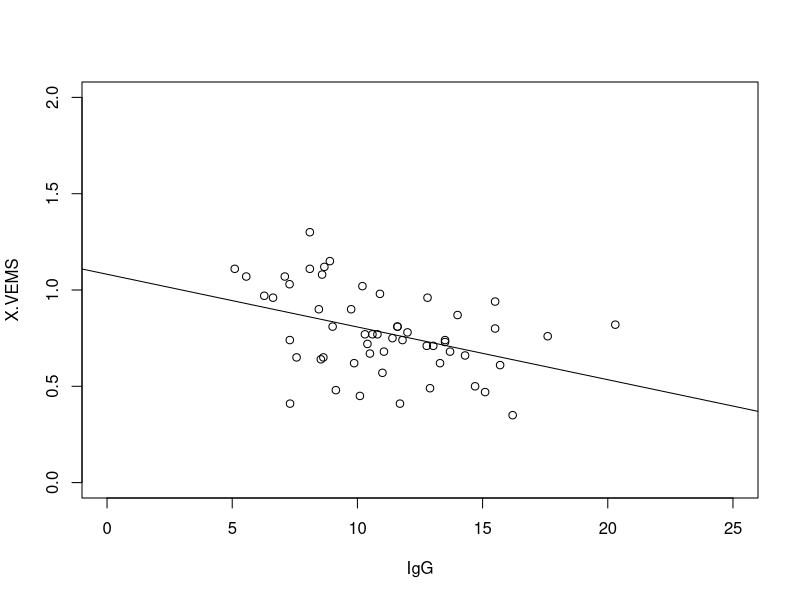

Recreate this plot in R. (Note: this script raises an error after producing the figure.)
setwd("C:/Users/billiel/Desktop/Cs methodo")
DT<-read.csv(file = "IgG_VEMSPct.csv",header = TRUE, sep = ";")
attach(DT)
modellin<-lm(DT$X.VEMS~DT$IgG)
modellin
plot(X.VEMS~IgG, xlim=c(0,25), ylim=c(0,2))
abline(modellin)
summary(modellin)
summary(X.VEMS)
Summary(IgG)
summary(DT)
